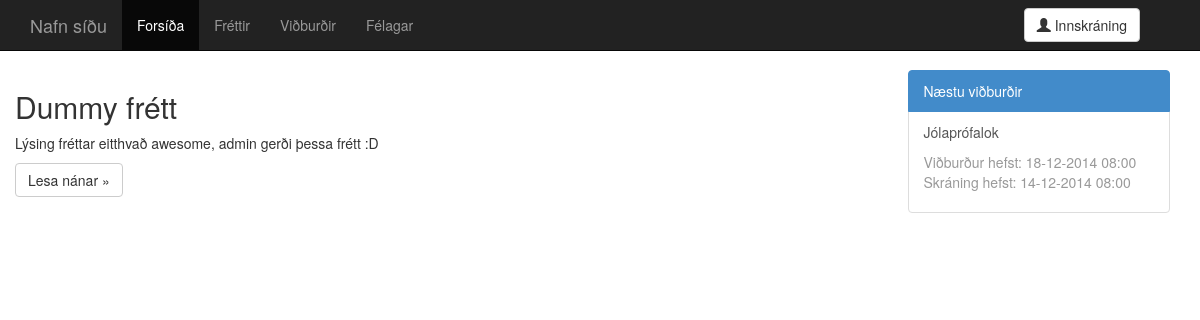
The page / on the database its author committed.
### tables this page shows
CREATE TABLE 'news' (
  'news_id' integer NOT NULL,
  'title' text,
  'description' text,
  'date_created' integer,
  'date_edited' integer,
  'creator' integer,
  'last_editor' integer,
  PRIMARY KEY ('news_id')
);

CREATE TABLE 'events' (
  'event_id' integer NOT NULL,
  'title' text,
  'start' integer,
  'end' integer,
  'registration_start' integer,
  'registration_end' integer,
  'description' text,
  'location' text,
  'seats' integer,
  'date_created' integer,
  'date_edited' integer,
  'creator' integer,
  'last_editor' integer,
  'open_mod_registration' integer,
  PRIMARY KEY ('event_id')
);

### parts/index.recent.news.php (the view, shortened to what this page needs)
<?php
$query = $db->prepare("SELECT title,description,date_created,date_edited,creator,last_editor,news_id FROM news ORDER BY date_created LIMIT 0, 5;");
$query->execute();
$result = $query->fetchAll();
if (0 < count($result)) {
  foreach($result as $row_data) {
    $title = $row_data["title"];
    $description = nl2br($row_data["description"]);
    $news_id = $row_data["news_id"];
    echo <<<_END
            <div class="fretta_haldari">
              <h2>$title</h2>
              <p>$description</p>
              <p><a class="btn btn-default" href="news.single.php?id=$news_id" role="button">Lesa nánar &raquo;</a></p>
            </div>
_END;
  }
}
else {
  echo <<<_END
              <p>Engar fréttir skráðar.</p>
_END;
}
?>

### parts/index.sidebar.events.php (shortened to what this page needs)
<?php
$now = time();
$query = $db->prepare("SELECT title,start,end,registration_start,registration_end,description,location,seats,event_id FROM events WHERE end > :now ORDER BY start LIMIT 0, 5;");
$query->execute(array('now' => $now));
$result = $query->fetchAll();
if (0 < count($result)) {
  foreach($result as $row_data) {
    $title = $row_data["title"];
    $start = date("d-m-Y H:i", $row_data["start"]);
    $registration_start = date("d-m-Y H:i", $row_data["registration_start"]);
    $event_id = $row_data["event_id"];
    echo <<<_END
              <a href="event.php?id=$event_id" class="list-group-item">
                <p>$title</p>
                <p class="text-muted">
                  Viðburður hefst: $start <br />
                  Skráning hefst: $registration_start
                </p>
              </a>
_END;
  }
}
else {
  echo <<<_END
              <li class="list-group-item">...</li>
_END;
}
?>

### css/main.css (style rules this page uses)
body { padding-top: 50px; }

### css/offcanvas.css (style rules this page uses)
html { overflow-x: hidden; }
body { padding-top: 70px; }

### rows shown on the page
news: title "Dummy frétt", description "Lýsing fréttar eitthvað awesome, admin gerði þessa frétt :D"
events: title "Jólaprófalok", start "18-12-2014 08:00", registration_start "14-12-2014 08:00"

### other values the page prints
$website_name "Nafn síðu"
